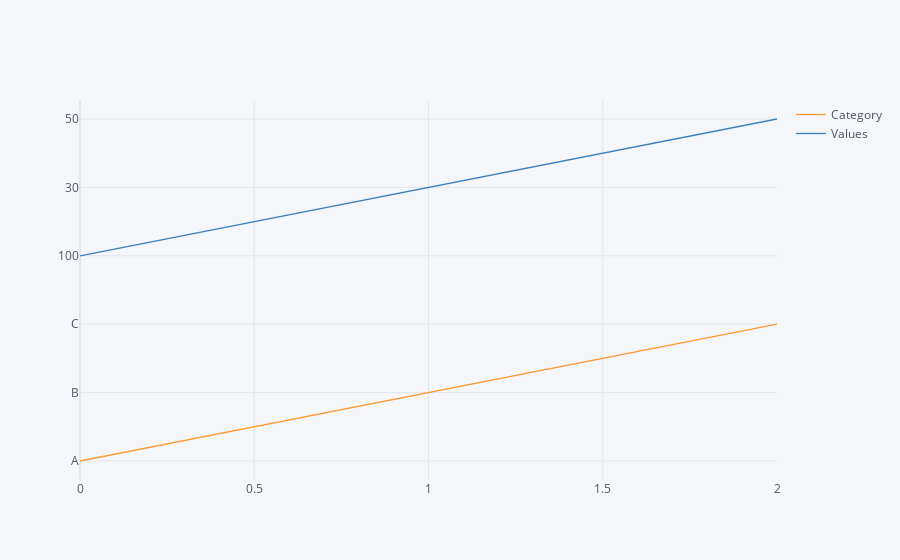

Here is the notebook cell this chart was saved with:
### Code cell
df_1.iplot()

### Figure 1 — Plotly figure (JSON) as saved in the notebook; plotly's stock layout.template omitted (floating-point values rounded to 4 significant figures)
{"data": [{"line": {"color": "rgba(255, 153, 51, 1.0)", "dash": "solid", "shape": "linear", "width": 1.3}, "mode": "lines", "name": "Category", "text": "", "type": "scatter", "x": [0, 1, 2], "y": ["A", "B", "C"]}, {"line": {"color": "rgba(55, 128, 191, 1.0)", "dash": "solid", "shape": "linear", "width": 1.3}, "mode": "lines", "name": "Values", "text": "", "type": "scatter", "x": [0, 1, 2], "y": [100, 30, 50]}], "layout": {"legend": {"bgcolor": "#F5F6F9", "font": {"color": "#4D5663"}}, "paper_bgcolor": "#F5F6F9", "plot_bgcolor": "#F5F6F9", "title": {"font": {"color": "#4D5663"}}, "xaxis": {"gridcolor": "#E1E5ED", "showgrid": true, "tickfont": {"color": "#4D5663"}, "title": {"font": {"color": "#4D5663"}, "text": ""}, "zerolinecolor": "#E1E5ED"}, "yaxis": {"gridcolor": "#E1E5ED", "showgrid": true, "tickfont": {"color": "#4D5663"}, "title": {"font": {"color": "#4D5663"}, "text": ""}, "zerolinecolor": "#E1E5ED"}}}
